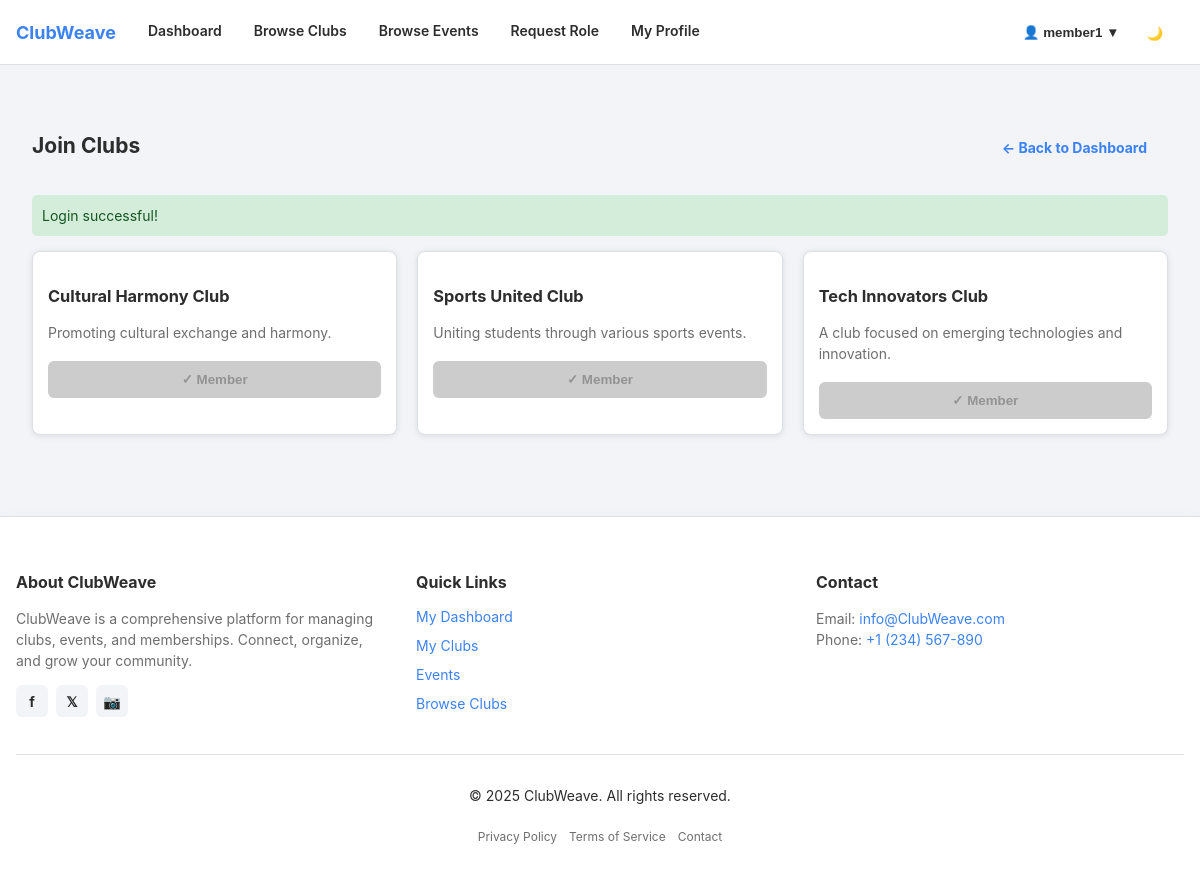
The app's page /member/request_membership.php (signed in) with its own data.
### tables this page shows
CREATE TABLE `clubs` (
  `id` int(11) NOT NULL,
  `name` varchar(100) NOT NULL,
  `description` text DEFAULT NULL,
  `category` varchar(50) DEFAULT NULL,
  `location` varchar(100) DEFAULT NULL,
  `contact_email` varchar(100) DEFAULT NULL,
  `contact_phone` varchar(20) DEFAULT NULL,
  `logo` varchar(255) DEFAULT NULL,
  `founded_year` year(4) DEFAULT NULL,
  `created_by` int(11) NOT NULL,
  `created_at` timestamp NOT NULL DEFAULT current_timestamp(),
  `updated_at` datetime DEFAULT current_timestamp() ON UPDATE current_timestamp()
);

### member/request_membership.php (the view, shortened to what this page needs)
<?php
include "../includes/database.php";
include "../includes/functions.php";
include "../includes/header.php";
$member_id = $_SESSION['user_id'];
$clubsSql = "SELECT id, name, description FROM clubs ORDER BY name ASC";
$clubsResult = mysqli_query($connection, $clubsSql);
$statusSql = "SELECT club_id, status FROM club_members WHERE user_id = ?";
$stmt = $connection->prepare($statusSql);
$stmt->bind_param("i", $member_id);
$stmt->execute();
$statusRes = $stmt->get_result();
$club_status = [];
while ($r = $statusRes->fetch_assoc()) {
    $club_status[$r['club_id']] = $r['status'];
}
?>
<main>
<div class="container mt-4">
<div class="d-flex justify-between items-center mb-4">
  <h2>Join Clubs</h2>
  <a href="dashboard.php" class="btn btn-ghost">← Back to Dashboard</a>
</div>
<div style="display: grid; grid-template-columns: repeat(auto-fit, minmax(280px, 1fr)); gap: 20px;">
<?php while ($club = mysqli_fetch_assoc($clubsResult)): ?>
    <div class="card">
        <h3 class="card-header mb-2"><?= htmlspecialchars($club['name']) ?></h3>
        <p class="text-muted mb-4"><?= htmlspecialchars($club['description']) ?></p>
        <div class="mt-3">
          <?php
          $cid = $club['id'];
          if (isset($club_status[$cid]) && $club_status[$cid] === 'approved'): ?>
              <button disabled class="btn" style="background:#ccc; cursor:not-allowed; width: 100%; padding: 10px;">✓ Member</button>
          <?php elseif (isset($club_status[$cid]) && $club_status[$cid] === 'pending'): ?>
              <button disabled class="btn" style="background:#ff9800; color:white; cursor:not-allowed; width: 100%; padding: 10px;">⏳ Request Pending</button>
          <?php endif; ?>
        </div>
    </div>
<?php endwhile; ?>
</div>
</div>
</main>
<?php include '../includes/footer.php'; ?>

### assets/css/styles.css (style rules this page uses)
:root { --color-primary: #3b82f6; --color-primary-600: #2563eb; --color-primary-700: #1d4ed8; --color-primary-rgb: 59, 130, 246; --color-secondary: #5caab7; --color-accent: #f6c453; --text: #2d2d2d; --text-muted: #6e6e6e; --surface-1: #ffffff; --surface-2: #f2f4f7; --border-color: #dcdfe3; --success: #22c55e; --danger-hover: #ef4444; --danger: #f87171; --warning: #f4c430; --space-1: 4px; --space-2: 8px; --space-3: 12px; --space-4: 16px; --space-5: 24px; --space-6: 32px; --radius-sm: 6px; --radius-md: 8px; --radius-lg: 12px; --radius-pill: 999px; --shadow-sm: 0 6px 18px rgba(0, 0, 0, 0.05); --shadow-lg: 0 20px 40px rgba(0, 0, 0, 0.1); --font-sans: -apple-system, BlinkMacSystemFont, "Segoe UI", Roboto, "Helvetica Neue", Arial, sans-serif; --fs-xs: 12px; --fs-sm: 14px; --fs-md: 16px; --fs-lg: 20px; --fs-xl: 24px; --lh-normal: 1.5; }
* { box-sizing: border-box; }
html, body { height: 100%; margin: 0; padding: 0; }
body { font-family: var(--font-sans); color: var(--text); background: var(--surface-2); font-size: var(--fs-sm); line-height: var(--lh-normal); }
a { color: var(--color-primary); text-decoration: none; }
.container { max-width: 1200px; margin: var(--space-6) auto; padding: 0 var(--space-4); }
.text-muted { color: var(--text-muted); }
html, body { height: 100%; margin: 0; }
body { display: flex; flex-direction: column; min-height: 100vh; }
main { flex: 1; padding: var(--space-6) var(--space-4); }
.card { background: var(--surface-1); border-radius: var(--radius-md); box-shadow: var(--shadow-sm); padding: var(--space-4); border: 1px solid var(--border-color); margin-bottom: var(--space-4); }
.card-header { font-weight: 700; margin-bottom: var(--space-3); }
.card { padding: 15px; border-radius: 8px; box-shadow: 0 1px 6px rgba(0,0,0,0.1); }
.btn { display: inline-block; padding: 6px 14px; border-radius: var(--radius-sm); font-weight: 700; cursor: pointer; transition: all 0.15s ease; border: 1px solid transparent; margin-top: 2px; margin-right: 6px; }
.btn-ghost { background: transparent; color: var(--color-primary); border: 1px solid transparent; }
.d-flex { display: flex; }
.justify-between { justify-content: space-between; }
.items-center { align-items: center; }
.mt-3 { margin-top: var(--space-3); }
.mt-4 { margin-top: var(--space-4); }
.mb-2 { margin-bottom: var(--space-2); }
.mb-4 { margin-bottom: var(--space-4); }

### records on screen
clubs: name "Cultural Harmony Club", description "Promoting cultural exchange and harmony.", shows "✓ Member"
clubs: name "Sports United Club", description "Uniting students through various sports events.", shows "✓ Member"
clubs: name "Tech Innovators Club", description "A club focused on emerging technologies and innovation.", shows "✓ Member"

### other values on screen
$user_name "member1"
$success "Login successful!"
